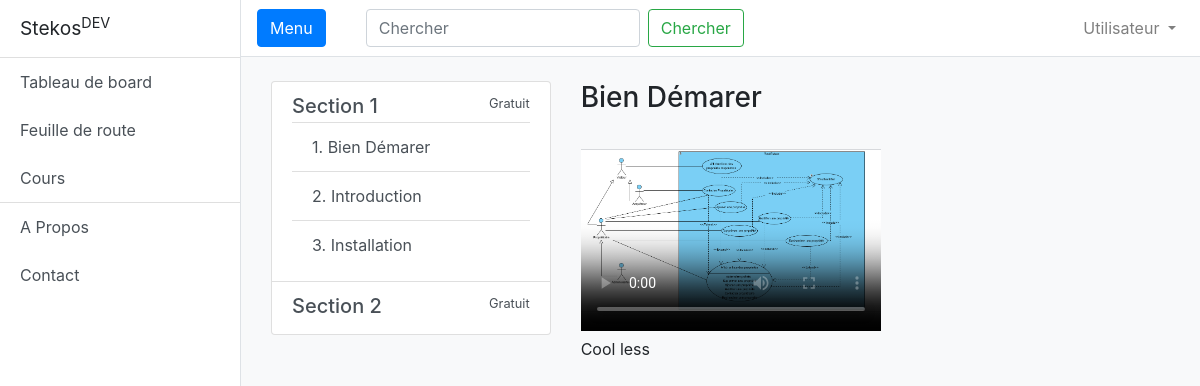
/courses/Django-Python/Demarer-Start-Commencer (signed in), run on the app's committed database.
### courses/models.py (models this page shows, shortened)
class Section(models.Model):
    course = models.ForeignKey(Course, on_delete=models.SET_NULL, null=True, verbose_name=_('section belongs to'))
    position = models.IntegerField(verbose_name=_('section number'))
    @property
    def lessons(self):
        return self.lesson_set.all().order_by('position')
    class Meta:
        verbose_name = _('Section')
        verbose_name_plural = _('Sections')

class Lesson(models.Model):
    slug = models.SlugField(verbose_name=_('lesson slug'))
    title = models.CharField(verbose_name=_('lesson title'), max_length=120)
    section = models.ForeignKey(Section, on_delete=models.SET_NULL, null=True,
                                verbose_name=_('lesson belongs to'))
    position = models.IntegerField(verbose_name=_('course position in the section'))
    content = RichTextField(verbose_name=_('Content of the lesson'), null=True)
    video_url = models.CharField(max_length=200, verbose_name=_('link to the video of the course'))
    thumbnail = models.ImageField(verbose_name=_('thumbnail of the course video'))
    def get_absolute_url(self):
        return reverse('courses:lesson-detail', kwargs={
            'course_slug': self.section.course.slug,
            'lesson_slug': self.slug
        })
    class Meta:
        verbose_name = _('Lesson')
        verbose_name_plural = _('Lessons')

### courses/views.py (the view)
# urls.py: path('<course_slug>/<lesson_slug>', LessonDetailView.as_view(), name='lesson-detail')
class LessonDetailView(LoginRequiredMixin, View):
    def get(self, request, course_slug, lesson_slug, *args, **kwargs):
        course = get_object_or_404(Course, slug=course_slug)
        lesson = get_object_or_404(Lesson, slug=lesson_slug)
        context = {
            'course': course,
            'lesson': lesson
        }
        return render(request, "courses/lesson-detail.html", context)

### courses/models.py (called while the page is built)
    @property
    def sections(self):
        return self.section_set.all().order_by('position')

### courses/templates/courses/lesson-detail.html (shortened to what this page needs)
{% extends "courses/layouts/base.html" %}
{% block content %}
    <div class='container'>
		<div class='row'>
            <div class="col-sm-4 col md-4">
                {% for section in course.sections %}
                    <div href="#" class="list-group-item list-group-item-action">
                        <div class="d-flex w-100 justify-content-between">
                            <h5 class="mb-1">Section {{ section.position }}</h5>
                            <small>Gratuit</small>
                        </div>
                        <div class="list-group list-group-flush">
                            {% for lesson in section.lessons %}
                                <a class="list-group-item list-group-item-action" href="{{ lesson.get_absolute_url }}">{{ lesson.position }}. {{ lesson.title }}</a>
                            {% endfor %}
                        </div>
                    </div>
                {% endfor %}
            </div>
			<div class='col-sm-8 col-md-8'>
				{% if lesson is not None %}
                    <h3>{{ lesson.title }}</h3>
                    <video controls
                           controlsList="nodownload"
                           poster="{{ lesson.thumbnail.url }}"
                           src="/static{{ lesson.video_url }}"
                           width="300"
                           height="200">
                    </video>
                    <article>
                        {{ lesson.content|safe }}
                    </article>
				{% else %}
				<h3>Upgrade membership</h3>
				<p>To view this course you'll need to upgrade your membership</p>
				<br>
				<hr>
				{% endif %}
			</div>
		</div>
	</div>
{% endblock %}

### courses/static/courses/css/simple-sidebar.css (style rules this page uses)
body { overflow-x: hidden; }

### data on the page
Section: position "1"
Lesson: position "1", title "Bien Démarer", content "Cool less"
Lesson: position "2", title "Introduction"
Lesson: position "3", title "Installation"
Section: position "2"
